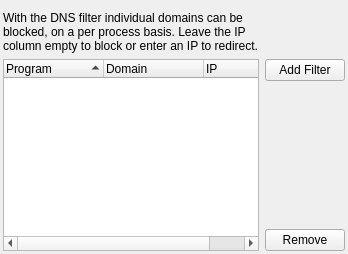
           <widget class="QWidget" name="tabDNS">
            <attribute name="title">
             <string>DNS Filter</string>
            </attribute>
            <layout class="QGridLayout" name="gridLayout_66">
             <property name="leftMargin">
              <number>3</number>
             </property>
             <property name="rightMargin">
              <number>3</number>
             </property>
             <property name="bottomMargin">
              <number>3</number>
             </property>
             <item row="0" column="0">
              <layout class="QGridLayout" name="gridLayout_65">
               <item row="1" column="1">
                <widget class="QPushButton" name="btnAddDns">
                 <property name="text">
                  <string>Add Filter</string>
                 </property>
                </widget>
               </item>
               <item row="2" column="1">
                <spacer name="verticalSpacer_32">
                 <property name="orientation">
                  <enum>Qt::Vertical</enum>
                 </property>
                 <property name="sizeHint" stdset="0">
                  <size>
                   <width>20</width>
                   <height>40</height>
                  </size>
                 </property>
                </spacer>
               </item>
               <item row="0" column="0">
                <widget class="QLabel" name="label_19">
                 <property name="text">
                  <string>With the DNS filter individual domains can be blocked, on a per process basis. Leave the IP column empty to block or enter an IP to redirect.</string>
                 </property>
                 <property name="wordWrap">
                  <bool>true</bool>
                 </property>
                </widget>
               </item>
               <item row="3" column="1">
                <widget class="QPushButton" name="btnDelDns">
                 <property name="text">
                  <string>Remove</string>
                 </property>
                </widget>
               </item>
               <item row="1" column="0" rowspan="3">
                <widget class="QTreeWidget" name="treeDns">
                 <property name="sortingEnabled">
                  <bool>true</bool>
                 </property>
                 <column>
                  <property name="text">
                   <string>Program</string>
                  </property>
                 </column>
                 <column>
                  <property name="text">
                   <string>Domain</string>
                  </property>
                 </column>
                 <column>
                  <property name="text">
                   <string>IP</string>
                  </property>
                 </column>
                </widget>
               </item>
              </layout>
             </item>
            </layout>
           </widget>
